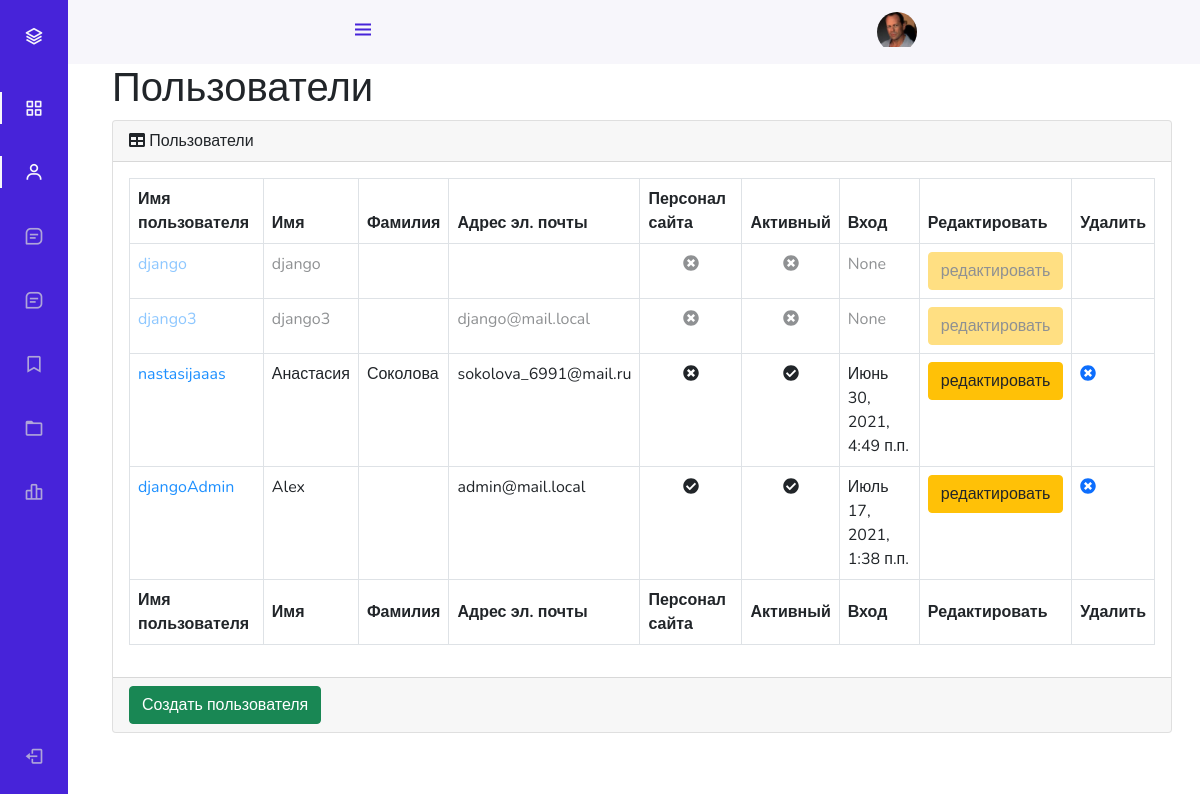
The page /admin_staff/users/read/ (signed in) on the database as committed earlier.
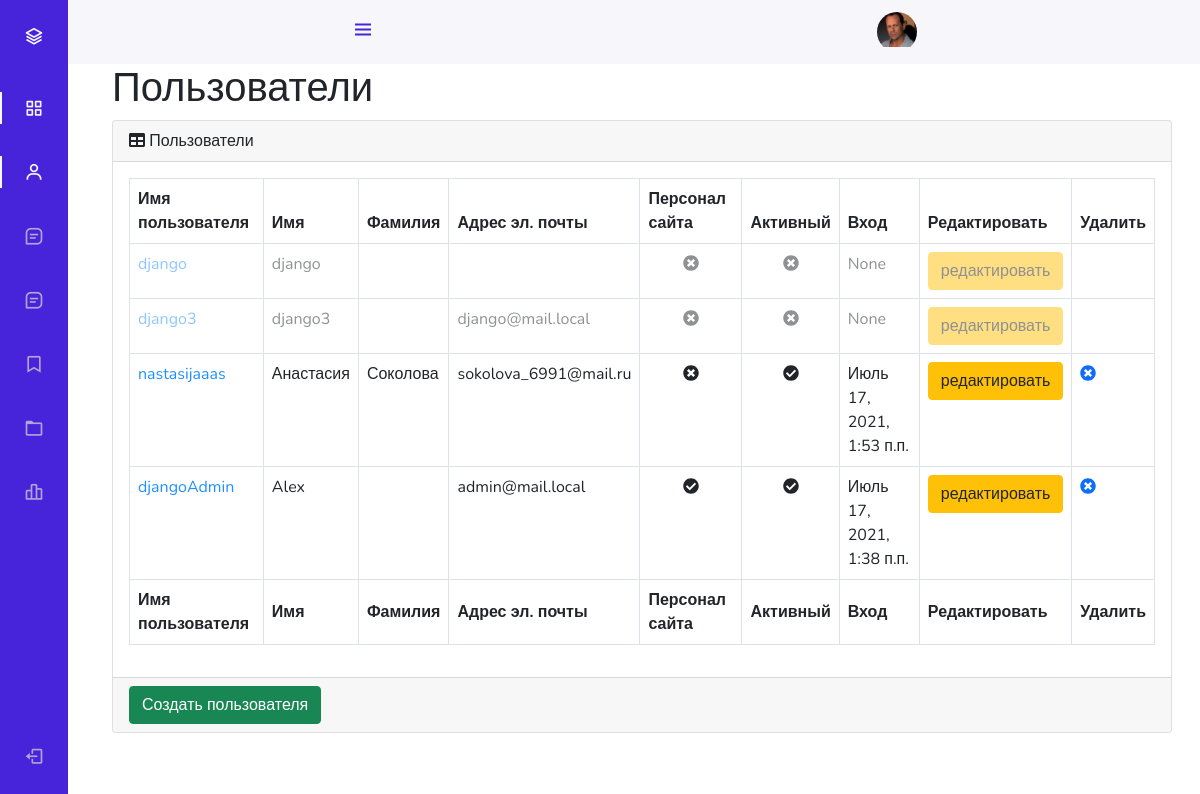
The same page on the database as committed later.
### authapp/models.py (models this page shows, shortened)
class ShopUser(AbstractUser):
    avatar = models.ImageField(
        upload_to='user_avatars',
        blank=True
    )
    age = models.PositiveIntegerField(
        verbose_name='возраст',
        default=18
    )
    REQUIRED_FIELDS = AbstractUser.REQUIRED_FIELDS + ['age']
    activation_key = models.CharField(
        max_length=128,
        blank=True
    )
    activation_key_created = models.DateTimeField(
        auto_now_add=True,
        blank=True,
        null=True,
    )

### adminapp/views.py (the view)
# urls.py: path('users/read/', adminapp.UsersListView.as_view(), name='users'),
class UsersListView(ListView):
    model = ShopUser
    template_name = 'users/users.html'
    context_object_name = 'objects'
    @method_decorator(user_passes_test(lambda u: u.is_superuser))
    def dispatch(self, *args, **kwargs):
        return super().dispatch(*args, **kwargs)
    def get_context_data(self, **kwargs):
        context = super().get_context_data(**kwargs)
        context['title'] = 'админка/пользователи'
        return context

### mainapp/context_processors.py (called while the page is built)
def basket(request):
    basket_list = []
    if request.user.is_authenticated:
        basket_list = Basket.objects.filter(user=request.user)
    return {
        'basket': basket_list
    }

### adminapp/templates/users/users.html (shortened to what the changed rows need)
{% extends 'admin_base.html' %}
{% load static %}
{% block content %}
    <main>
        <div class="container-fluid">
            <h1 class="mt-4">Пользователи</h1>
            <div class="card mb-4">
                <div class="card-body">
                    <div class="table-responsive">
                        <table class="table table-bordered" id="dataTable" width="100%" cellspacing="0">
                            <thead>
                            <tr>
                                <th>Имя пользователя</th>
                                <th>Имя</th>
                                <th>Фамилия</th>
                                <th>Адрес эл. почты</th>
                                <th>Персонал сайта</th>
                                <th>Активный</th>
                                <th>Вход</th>
                                <th>Редактировать</th>
                                <th>Удалить</th>
                            </tr>
                            </thead>
                            <tfoot>
                            <tr>
                                <th>Имя пользователя</th>
                                <th>Имя</th>
                                <th>Фамилия</th>
                                <th>Адрес эл. почты</th>
                                <th>Персонал сайта</th>
                                <th>Активный</th>
                                <th>Вход</th>
                                <th>Редактировать</th>
                                <th>Удалить</th>
                            </tr>
                            </tfoot>
                            <tbody>
                            {% for user in objects %}
                                <tr {% if not user.is_active %} style="opacity: 0.5;" {% endif %}>
                                    <td><a href="{% url 'adminapp:user_update' user.id %}"
                                           style="color: dodgerblue">{{ user.username }}
                                        </a>
                                    </td>
                                    <td>{{ user.first_name }}</td>
                                    <td>{{ user.last_name }}</td>
                                    <td>{{ user.email }}</td>
                                    <td class="text-center">
                                        {% if user.is_staff %}
                                            <i class="fa fa-check-circle"></i>
                                        {% else %}
                                            <i class="fa fa-times-circle"></i>
                                        {% endif %}
                                    </td>
                                    <td class="text-center">
                                        {% if user.is_active %}
                                            <i class="fa fa-check-circle"></i>
                                        {% else %}
                                            <i class="fa fa-times-circle"></i>
                                        {% endif %}
                                    </td>
                                    <td>{{ user.last_login }}</td>
                                    <td>
                                        <button class="btn btn-warning">
                                            <a class="text-dark" href={% url 'adminapp:user_update' pk=user.id %}>
                                                редактировать
                                        </button>
                                    </td>
                                    <td>
                                        <a  href="{% url 'adminapp:user_delete' pk=user.id %}">
                                            <i class="fa fa-times-circle"></i>
                                        </a>
                                    </td>
                                </tr>
                            {% endfor %}
                            </tbody>
                        </table>
                    </div>
                </div>
            </div>
        </div>
    </main>
{% endblock %}

Rows that differ between the two databases and show on the page:
changed ShopUser "nastasijaaas": last_login "Июнь 30, 2021, 4:49 п.п." → "Июль 17, 2021, 1:53 п.п."
